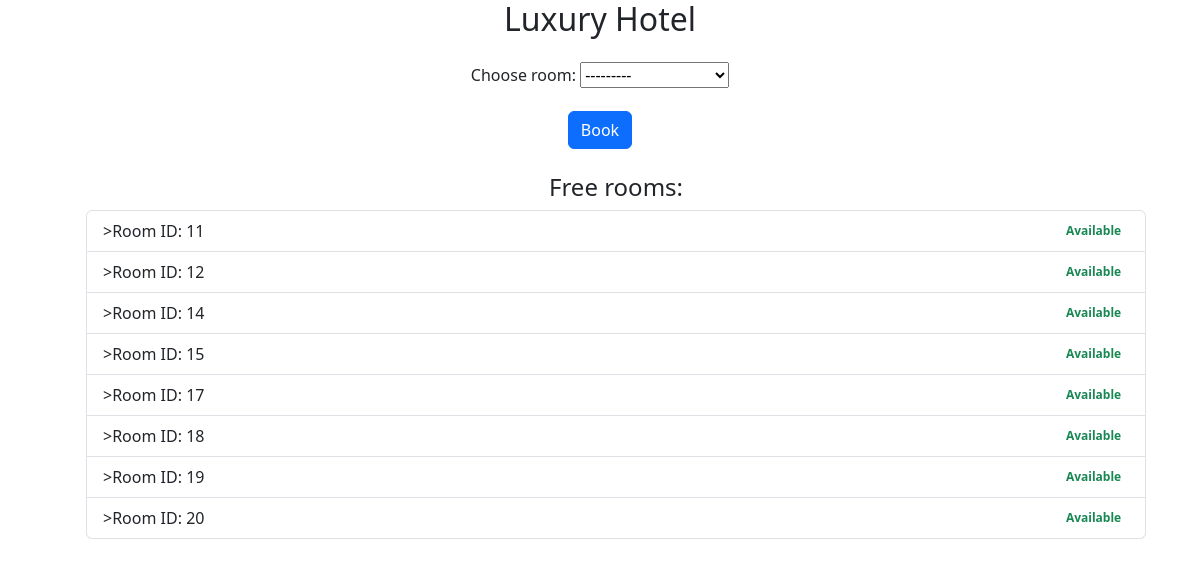
The page /hotels/1/booking (signed in) on the database its author committed.
### hotel/models.py (models this page shows)
class Room(models.Model):
    hotel = models.ForeignKey(Hotel, on_delete=models.CASCADE)
    reserved = models.BooleanField(default=False)

### hotel/views.py (the view)
# urls.py: path("hotels/<int:hotel_id>/booking", views.booking_room, name="booking_room"),
@login_required(login_url='/login/')
def booking_room(request, hotel_id):
    hotel = get_object_or_404(Hotel, id=hotel_id)
    rooms = Room.objects.filter(hotel=hotel, reserved=False)
    if request.method == 'POST':
        form = BookRoomForm(request.POST, hotel=hotel)
        if form.is_valid():
            room = form.cleaned_data['room']  # Получаем выбранную комнату
            room.reserved = True  # Помечаем как забронированную
            room.save()  # Сохраняем изменения
            guest = Guest.objects.create(user=request.user, room=room)
            return redirect('booked', hotel_id=hotel.id, room_id=room.id)
    else:
        form = BookRoomForm(hotel=hotel)
    return render(request, 'booking_room.html', {'hotel': hotel, 'rooms': rooms, 'form': form})

### hotel/forms.py
class BookRoomForm(forms.ModelForm):
    room = forms.ModelChoiceField(queryset=Room.objects.filter(reserved=False), required=True)
    class Meta:
        model = Room
        fields = ['room']  # Включите только поле комнаты
    def __init__(self, *args, **kwargs):
        hotel = kwargs.pop('hotel')  # Получаем отель при инициализации формы
        super(BookRoomForm, self).__init__(*args, **kwargs)
        self.fields['room'].queryset = Room.objects.filter(hotel=hotel, reserved=False)

### hotel/templates/booking_room.html (shortened to what this page needs)
{% load static %}
<!DOCTYPE html>
<html lang="en">
<head>
    <link rel="stylesheet" href="{% static 'hotel/styles.css' %}">
    {% load bootstrap5 %}
    {% bootstrap_css %}
</head>
<body>
    <div class="container">
        <div class="title text-center">
            <div class="container">
                <h2 class="text-center">{{ hotel.name }}</h2>
                <form method="POST">
                    <div class="mb-3 mt-4">
                        <label for="room" class="form-label">Choose room:</label>
                        {{ form.room }}
                    </div>
                    <button type="submit" class="btn btn-primary">Book</button>
                </form>
                <ul>
                <h4 class="mt-4">Free rooms:</h4>
                <ul class="list-group w-30">
                    {% for room in rooms %}
                        <li class="list-group-item d-flex justify-content-between align-items-center">>Room ID: {{ room.id }}
                        {% if room.reserved == False %}
                            <div class="badge badge-primary badge-pill text-success">Available</div>
                        {% endif %}
                        </li>
                    {% empty %}
                        <li class="list-group-item">>No rooms.</li>
                    {% endfor %}
                </ul>
            </div>
        </div>
    </div>
</body>
</html>

### rows shown on the page
Room: id "11", reserved "Available"
Room: id "12", reserved "Available"
Room: id "14", reserved "Available"
Room: id "15", reserved "Available"
Room: id "17", reserved "Available"
Room: id "18", reserved "Available"
Room: id "19", reserved "Available"
Room: id "20", reserved "Available"
